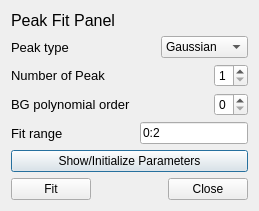
<?xml version="1.0" encoding="UTF-8"?>
<ui version="4.0">
 <class>Dialog</class>
 <widget class="QDialog" name="Dialog">
  <property name="geometry">
   <rect>
    <x>0</x>
    <y>0</y>
    <width>259</width>
    <height>211</height>
   </rect>
  </property>
  <property name="windowTitle">
   <string>Dialog</string>
  </property>
  <layout class="QGridLayout" name="gridLayout">
   <item row="0" column="0">
    <layout class="QVBoxLayout" name="verticalLayout">
     <item>
      <widget class="QLabel" name="Label">
       <property name="sizePolicy">
        <sizepolicy hsizetype="Expanding" vsizetype="Preferred">
         <horstretch>0</horstretch>
         <verstretch>0</verstretch>
        </sizepolicy>
       </property>
       <property name="maximumSize">
        <size>
         <width>361</width>
         <height>16777215</height>
        </size>
       </property>
       <property name="font">
        <font>
         <pointsize>12</pointsize>
        </font>
       </property>
       <property name="text">
        <string>Peak Fit Panel</string>
       </property>
      </widget>
     </item>
     <item>
      <layout class="QHBoxLayout" name="horizontalLayout_4">
       <item>
        <widget class="QLabel" name="label">
         <property name="font">
          <font>
           <pointsize>10</pointsize>
          </font>
         </property>
         <property name="text">
          <string>Peak type</string>
         </property>
        </widget>
       </item>
       <item>
        <spacer name="horizontalSpacer_5">
         <property name="orientation">
          <enum>Qt::Horizontal</enum>
         </property>
         <property name="sizeHint" stdset="0">
          <size>
           <width>40</width>
           <height>20</height>
          </size>
         </property>
        </spacer>
       </item>
       <item>
        <widget class="QComboBox" name="peakTypeComboBox">
         <item>
          <property name="text">
           <string>Gaussian</string>
          </property>
         </item>
         <item>
          <property name="text">
           <string>Lorentzian</string>
          </property>
         </item>
        </widget>
       </item>
      </layout>
     </item>
     <item>
      <layout class="QHBoxLayout" name="horizontalLayout_3">
       <item>
        <widget class="QLabel" name="label_2">
         <property name="font">
          <font>
           <pointsize>10</pointsize>
          </font>
         </property>
         <property name="text">
          <string>Number of Peak</string>
         </property>
        </widget>
       </item>
       <item>
        <spacer name="horizontalSpacer_4">
         <property name="orientation">
          <enum>Qt::Horizontal</enum>
         </property>
         <property name="sizeHint" stdset="0">
          <size>
           <width>40</width>
           <height>20</height>
          </size>
         </property>
        </spacer>
       </item>
       <item>
        <widget class="QSpinBox" name="numberOfPeakSpinBox">
         <property name="minimum">
          <number>1</number>
         </property>
         <property name="maximum">
          <number>5</number>
         </property>
        </widget>
       </item>
      </layout>
     </item>
     <item>
      <layout class="QHBoxLayout" name="horizontalLayout_2">
       <item>
        <widget class="QLabel" name="label_3">
         <property name="font">
          <font>
           <pointsize>10</pointsize>
          </font>
         </property>
         <property name="text">
          <string>BG polynomial order</string>
         </property>
        </widget>
       </item>
       <item>
        <spacer name="horizontalSpacer_3">
         <property name="orientation">
          <enum>Qt::Horizontal</enum>
         </property>
         <property name="sizeHint" stdset="0">
          <size>
           <width>40</width>
           <height>20</height>
          </size>
         </property>
        </spacer>
       </item>
       <item>
        <widget class="QSpinBox" name="bgSpinBox">
         <property name="maximum">
          <number>5</number>
         </property>
        </widget>
       </item>
      </layout>
     </item>
     <item>
      <layout class="QHBoxLayout" name="horizontalLayout_5">
       <item>
        <widget class="QLabel" name="label_4">
         <property name="font">
          <font>
           <pointsize>10</pointsize>
          </font>
         </property>
         <property name="text">
          <string>Fit range</string>
         </property>
        </widget>
       </item>
       <item>
        <spacer name="horizontalSpacer">
         <property name="orientation">
          <enum>Qt::Horizontal</enum>
         </property>
         <property name="sizeHint" stdset="0">
          <size>
           <width>40</width>
           <height>20</height>
          </size>
         </property>
        </spacer>
       </item>
       <item>
        <widget class="QLineEdit" name="rangeLineEdit">
         <property name="text">
          <string>0:2</string>
         </property>
        </widget>
       </item>
      </layout>
     </item>
     <item>
      <widget class="QPushButton" name="showPushButton">
       <property name="text">
        <string>Show/Initialize Parameters</string>
       </property>
      </widget>
     </item>
     <item>
      <layout class="QHBoxLayout" name="horizontalLayout">
       <item>
        <widget class="QPushButton" name="fitPushButton">
         <property name="text">
          <string>Fit</string>
         </property>
        </widget>
       </item>
       <item>
        <spacer name="horizontalSpacer_2">
         <property name="orientation">
          <enum>Qt::Horizontal</enum>
         </property>
         <property name="sizeHint" stdset="0">
          <size>
           <width>40</width>
           <height>20</height>
          </size>
         </property>
        </spacer>
       </item>
       <item>
        <widget class="QPushButton" name="closePushButton">
         <property name="text">
          <string>Close</string>
         </property>
        </widget>
       </item>
      </layout>
     </item>
    </layout>
   </item>
  </layout>
 </widget>
 <resources/>
 <connections/>
</ui>
